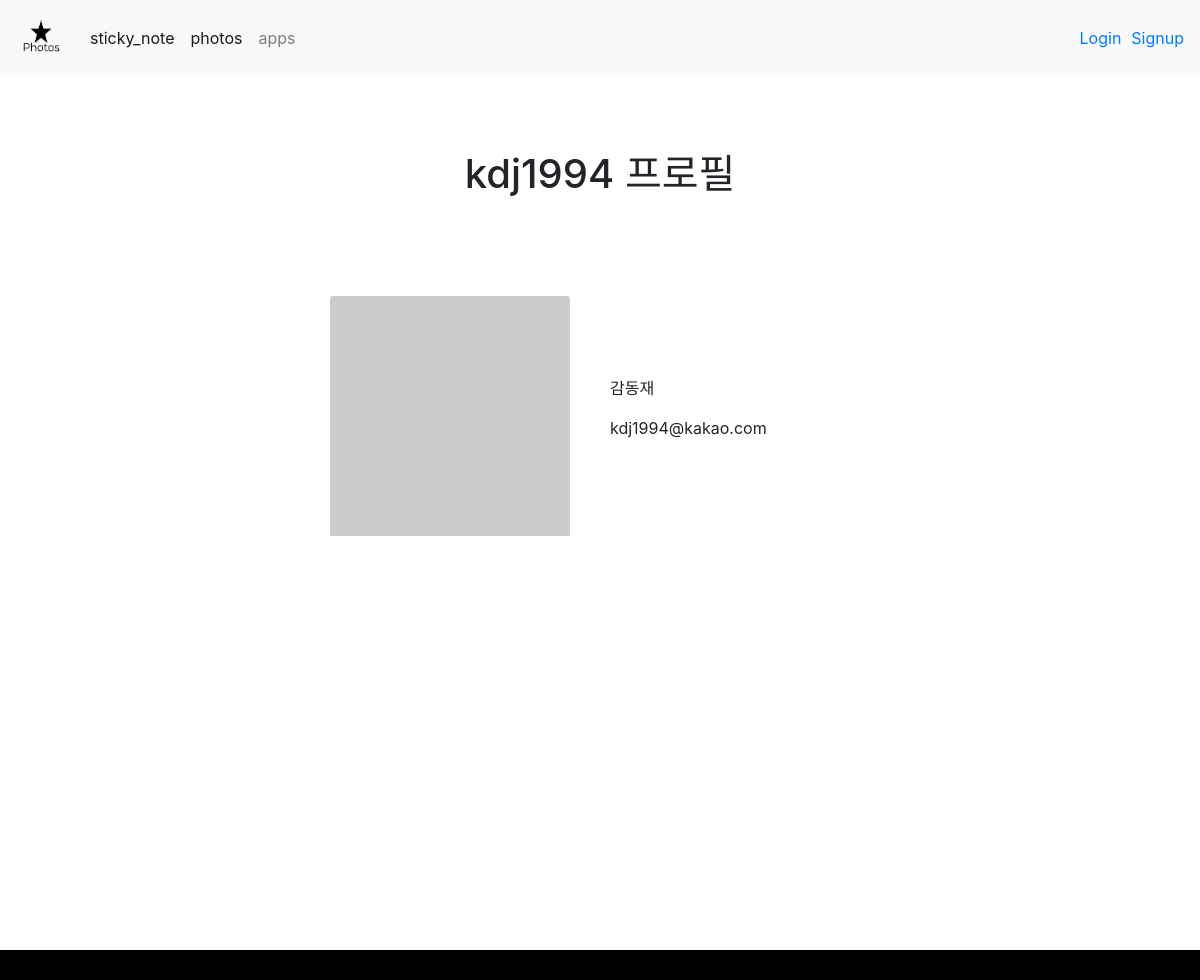
The page /accounts/profile/kdj1994 on the database its author committed.
### accounts/models.py (models this page shows)
class User(AbstractUser):
    profile_name = models.CharField(max_length=100)
    profile_image = models.ImageField(upload_to="image/profile_image", blank=True )

### accounts/views.py (the view)
# urls.py: path('profile/<username>', views.profile ,name='profile'),
def profile(request,username):
    User =  get_user_model().objects.get(username = username)
    context ={
      'User': User,
    }
    return render(request,'accounts/profile.html',context)

### templates/accounts/profile.html (shortened to what this page needs)
{% extends 'base.html' %}
{% load static %}
{% load bootstrap4 %}
{% block content %}
    <h1 style = 'margin-top: 150px;'>{{ User }} 프로필</h1>
    <div class="d-flex justify-content-center align-items-center">
        <div class="d-flex align-items-center" style="margin:50px;">
            <div style="width:300; height:300px; padding:30px; margin:10px;">
                {% if User.profile_image  %}
                <div style="width: 200px; height:200px; overflow: hidden;" >
                    <img src="{{User.profile_image.url}}" class="card-img-top"  style="width:100%; height:100%; object-fit: cover;" alt="" >
                </div>
                {% else %}
                    <img src="https://dummyimage.com/200x200/000/fff" class="card-img-top" style="width:100%; height:100%;" alt="">
                {% endif %}
            </div>
            <div sytle="margin:0px;" style="width:300px;">
                <p> {{ User.last_name }}{{ User.first_name }} </p>
                <p> {{ User.email }} </p>
            </div>
        </div>
    </div>
{% endblock content %}

### static/css/style.css (style rules this page uses)
h1 { text-align: center; }
body { flex-direction: column; justify-content: center; text-align: center; }

### rows shown on the page
User: username "kdj1994", last_name "감", first_name "동재", email "kdj1994@kakao.com"
